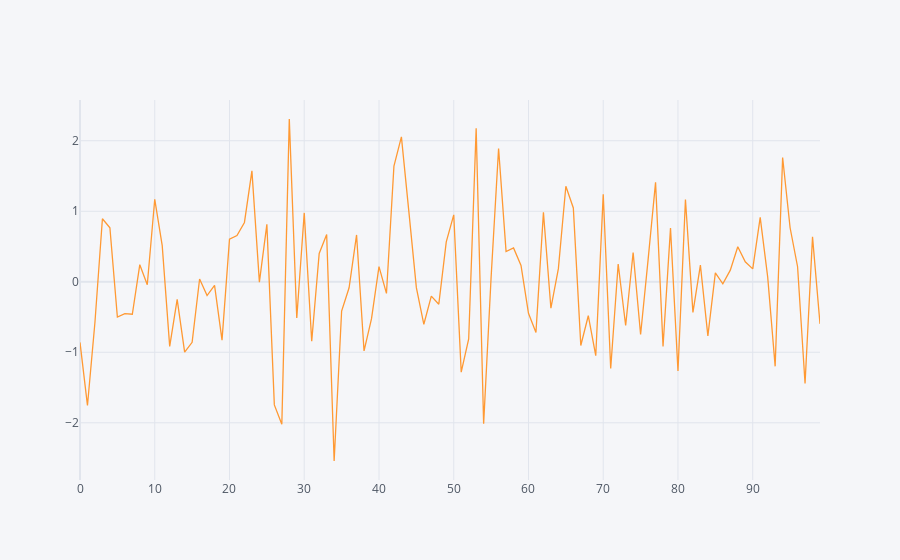

The code cell stored with this chart in its notebook:
### Code cell
df[["A"]].iplot()

### Figure 1 — Plotly figure (JSON) as saved in the notebook; plotly's stock layout.template omitted (floating-point values rounded to 4 significant figures)
{"data": [{"line": {"color": "rgba(255, 153, 51, 1.0)", "dash": "solid", "shape": "linear", "width": 1.3}, "mode": "lines", "name": "A", "text": "", "type": "scatter", "x": [0, 1, 2, 3, 4, 5, 6, 7, 8, 9, 10, 11, 12, 13, 14, 15, 16, 17, 18, 19, 20, 21, 22, 23, 24, 25, 26, 27, 28, 29, 30, 31, 32, 33, 34, 35, 36, 37, 38, 39, 40, 41, 42, 43, 44, 45, 46, 47, 48, 49, 50, 51, 52, 53, 54, 55, 56, 57, 58, 59, 60, 61, 62, 63, 64, 65, 66, 67, 68, 69, 70, 71, 72, 73, 74, 75, 76, 77, 78, 79, 80, 81, 82, 83, 84, 85, 86, 87, 88, 89, 90, 91, 92, 93, 94, 95, 96, 97, 98, 99], "y": [-0.8601, -1.755, -0.5748, 0.893, 0.7666, -0.5002, -0.4513, -0.461, 0.2425, -0.04305, 1.17, 0.5128, -0.9176, -0.2496, -0.9978, -0.8583, 0.03851, -0.1956, -0.05022, -0.8281, 0.605, 0.6559, 0.8411, 1.573, -0.005309, 0.8136, -1.746, -2.02, 2.308, -0.5148, 0.9762, -0.8442, 0.4022, 0.6693, -2.542, -0.4153, -0.08485, 0.6637, -0.9813, -0.5235, 0.2144, -0.1654, 1.642, 2.055, 0.9913, -0.08404, -0.6032, -0.2034, -0.319, 0.566, 0.9495, -1.281, -0.8114, 2.177, -2.012, 0.06355, 1.889, 0.4292, 0.479, 0.231, -0.4477, -0.7195, 0.9837, -0.3754, 0.1861, 1.355, 1.047, -0.9039, -0.4819, -1.049, 1.239, -1.231, 0.2515, -0.6198, 0.415, -0.7483, 0.3108, 1.41, -0.9173, 0.7605, -1.264, 1.166, -0.4339, 0.2366, -0.7668, 0.1269, -0.02932, 0.1644, 0.4975, 0.2831, 0.1828, 0.9133, 0.06933, -1.2, 1.763, 0.766, 0.2134, -1.444, 0.6367, -0.5969]}], "layout": {"legend": {"bgcolor": "#F5F6F9", "font": {"color": "#4D5663"}}, "paper_bgcolor": "#F5F6F9", "plot_bgcolor": "#F5F6F9", "title": {"font": {"color": "#4D5663"}}, "xaxis": {"gridcolor": "#E1E5ED", "showgrid": true, "tickfont": {"color": "#4D5663"}, "title": {"font": {"color": "#4D5663"}, "text": ""}, "zerolinecolor": "#E1E5ED"}, "yaxis": {"gridcolor": "#E1E5ED", "showgrid": true, "tickfont": {"color": "#4D5663"}, "title": {"font": {"color": "#4D5663"}, "text": ""}, "zerolinecolor": "#E1E5ED"}}}
